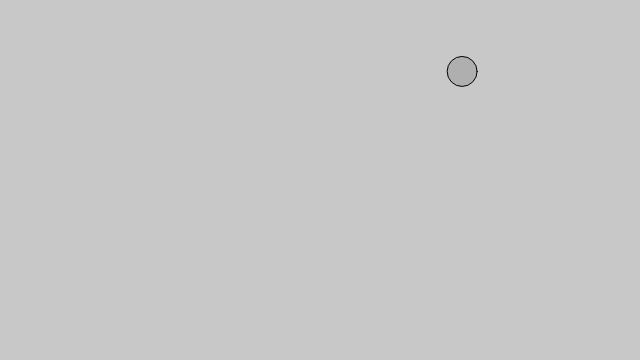
Frame 1 (no input)
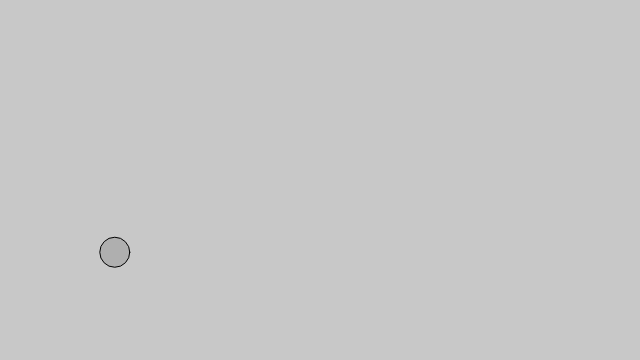
Frame 60 (no input)
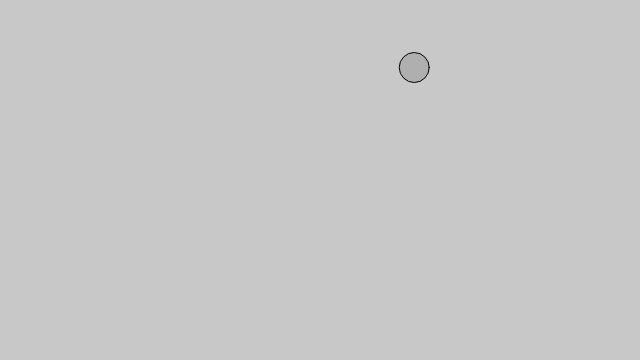
Frame 120 (the mouse pressed at the canvas centre since frame 60)

The p5.js sketch that drew these frames (run headless with seeded random() and noise() and a simulated clock; from frame 60 on, the mouse is pressed at the canvas centre):

// p5.js sketch
// ── sketch.js
// Motion101

let mover;

function setup() {
	createCanvas(640, 360);
	mover = new Mover();
}

function draw() {
	background(200);

	mover.update();
	mover.checkEdges();
	mover.display();

}

class Mover {
	constructor() {
		this.loc = createVector(random(width), random(height));
		this.velo = createVector(random(-10, 10), random(-10, 10));
	}
	update() {
		this.loc.add(this.velo);
	}
	display() {
		stroke(0);
		fill(175);
		ellipse(this.loc.x, this.loc.y, 30);
	}
	checkEdges() {
		if (this.loc.x > width) {
			this.loc.x = 0;
		} else if (this.loc.x < 0) {
			this.loc.x = width;
		}
		if (this.loc.y > height) {
			this.loc.y = 0;
		} else if (this.loc.y < 0) {
			this.loc.y = height;
		}
	}
}
